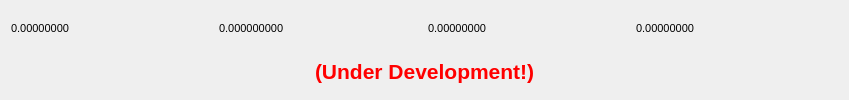
    <widget class="QFrame" name="tradingHeaderContainer">
     <property name="sizePolicy">
      <sizepolicy hsizetype="Preferred" vsizetype="Maximum">
       <horstretch>0</horstretch>
       <verstretch>0</verstretch>
      </sizepolicy>
     </property>
     <property name="minimumSize">
      <size>
       <width>849</width>
       <height>80</height>
      </size>
     </property>
     <property name="maximumSize">
      <size>
       <width>16777215</width>
       <height>250</height>
      </size>
     </property>
     <property name="frameShape">
      <enum>QFrame::NoFrame</enum>
     </property>
     <property name="frameShadow">
      <enum>QFrame::Raised</enum>
     </property>
     <property name="lineWidth">
      <number>0</number>
     </property>
     <layout class="QVBoxLayout" name="verticalLayout_trade">
      <item>
       <layout class="QHBoxLayout" name="wallettradeHeader">
        <item>
         <widget class="QLabel" name="Bid">
          <property name="minimumSize">
           <size>
            <width>0</width>
            <height>0</height>
           </size>
          </property>
          <property name="font">
           <font>
            <pointsize>8</pointsize>
            <weight>50</weight>
            <bold>false</bold>
           </font>
          </property>
          <property name="text">
           <string>0.00000000</string>
          </property>
          <property name="textInteractionFlags">
           <set>Qt::LinksAccessibleByMouse|Qt::TextSelectableByMouse</set>
          </property>
         </widget>
        </item>
        <item>
         <widget class="QLabel" name="volumet">
          <property name="minimumSize">
           <size>
            <width>0</width>
            <height>0</height>
           </size>
          </property>
          <property name="font">
           <font>
            <pointsize>8</pointsize>
            <weight>50</weight>
            <bold>false</bold>
           </font>
          </property>
          <property name="text">
           <string>0.000000000</string>
          </property>
          <property name="textInteractionFlags">
           <set>Qt::LinksAccessibleByMouse|Qt::TextSelectableByMouse</set>
          </property>
         </widget>
        </item>
        <item>
         <widget class="QLabel" name="Ask">
          <property name="minimumSize">
           <size>
            <width>0</width>
            <height>0</height>
           </size>
          </property>
          <property name="font">
           <font>
            <pointsize>8</pointsize>
            <weight>50</weight>
            <bold>false</bold>
           </font>
          </property>
          <property name="text">
           <string>0.00000000</string>
          </property>
          <property name="textInteractionFlags">
           <set>Qt::LinksAccessibleByMouse|Qt::TextSelectableByMouse</set>
          </property>
         </widget>
        </item>
        <item>
         <widget class="QLabel" name="volumebtc">
          <property name="minimumSize">
           <size>
            <width>0</width>
            <height>0</height>
           </size>
          </property>
          <property name="font">
           <font>
            <pointsize>8</pointsize>
            <weight>50</weight>
            <bold>false</bold>
           </font>
          </property>
          <property name="text">
           <string>0.00000000</string>
          </property>
          <property name="textInteractionFlags">
           <set>Qt::LinksAccessibleByMouse|Qt::TextSelectableByMouse</set>
          </property>
         </widget>
        </item>
       </layout>
      </item>
      <item>
       <layout class="QHBoxLayout" name="horizontalLayout_11">
        <item>
         <spacer name="horizontalSpacer">
          <property name="orientation">
           <enum>Qt::Horizontal</enum>
          </property>
          <property name="sizeHint" stdset="0">
           <size>
            <width>40</width>
            <height>20</height>
           </size>
          </property>
         </spacer>
        </item>
        <item>
         <widget class="QLabel" name="label_7">
          <property name="font">
           <font>
            <pointsize>16</pointsize>
            <weight>75</weight>
            <bold>true</bold>
            <underline>false</underline>
           </font>
          </property>
          <property name="styleSheet">
           <string notr="true">QLabel { color: red; }</string>
          </property>
          <property name="text">
           <string>(Under Development!)</string>
          </property>
         </widget>
        </item>
        <item>
         <spacer name="horizontalSpacer_2">
          <property name="orientation">
           <enum>Qt::Horizontal</enum>
          </property>
          <property name="sizeHint" stdset="0">
           <size>
            <width>40</width>
            <height>20</height>
           </size>
          </property>
         </spacer>
        </item>
       </layout>
      </item>
     </layout>
    </widget>
